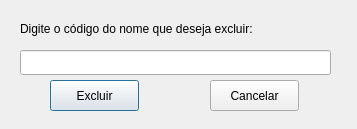
<?xml version="1.0" encoding="UTF-8"?>
<ui version="4.0">
 <class>Dialogex</class>
 <widget class="QDialog" name="Dialogex">
  <property name="geometry">
   <rect>
    <x>0</x>
    <y>0</y>
    <width>357</width>
    <height>129</height>
   </rect>
  </property>
  <property name="windowTitle">
   <string>Dialog</string>
  </property>
  <widget class="QLabel" name="label">
   <property name="geometry">
    <rect>
     <x>20</x>
     <y>20</y>
     <width>311</width>
     <height>17</height>
    </rect>
   </property>
   <property name="text">
    <string>Digite o código do nome que deseja excluir:</string>
   </property>
   <property name="textFormat">
    <enum>Qt::PlainText</enum>
   </property>
  </widget>
  <widget class="QLineEdit" name="getEx">
   <property name="geometry">
    <rect>
     <x>20</x>
     <y>50</y>
     <width>311</width>
     <height>25</height>
    </rect>
   </property>
  </widget>
  <widget class="QPushButton" name="pushButton">
   <property name="geometry">
    <rect>
     <x>50</x>
     <y>80</y>
     <width>89</width>
     <height>31</height>
    </rect>
   </property>
   <property name="text">
    <string>Excluir</string>
   </property>
  </widget>
  <widget class="QPushButton" name="pushButton_2">
   <property name="geometry">
    <rect>
     <x>210</x>
     <y>80</y>
     <width>89</width>
     <height>31</height>
    </rect>
   </property>
   <property name="text">
    <string>Cancelar</string>
   </property>
  </widget>
 </widget>
 <resources/>
 <connections/>
</ui>
